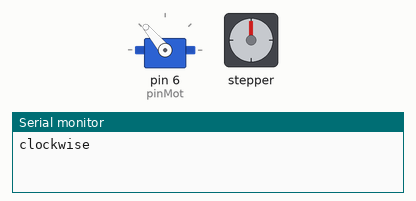
Simulated run of this sketch. Board: Arduino Uno, built with avr-gcc and run on an emulated ATmega328P. Parts: servo, stepper motor, the last lines printed to the serial monitor. Stepper angles assume 200 steps per turn.

Above: at 4.05 s.
At 4.35 s:
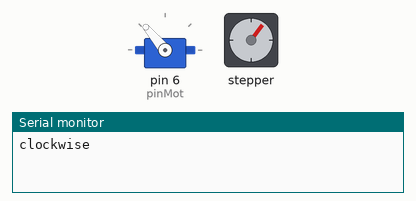
At 4.5 s:
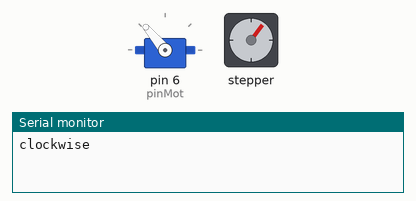
At 5.3 s:
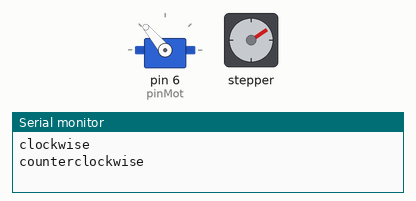
Timing chart, 0 to 7.0 s (numbered marks = the images above):
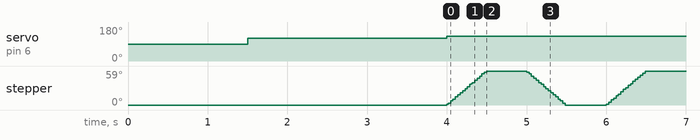

The sketch:

premier_test_sans_asservissement.ino
```cpp
/*
 Stepper Motor Control - one revolution

 This program drives a unipolar or bipolar stepper motor.
 The motor is attached to digital pins 8 - 11 of the Arduino.

 The motor should revolve one revolution in one direction, then
 one revolution in the other direction.


 Created 11 Mar. 2007
 Modified 30 Nov. 2009
 by Tom Igoe

 */
#include <Servo.h>
const int pinMot =6;
Servo moteur;
#include <Stepper.h>

const int stepsPerRevolution = 200;  // change this to fit the number of steps per revolution
// for your motor

// initialize the stepper library on pins 8 through 11:
Stepper myStepper(stepsPerRevolution, 8, 9, 10, 11);

void setup() {

  moteur.attach(pinMot,100,200);
  // set the speed at 60 rpm:
  myStepper.setSpeed(20);
  // initialize the serial port:
  Serial.begin(9600);
  //myStepper.step(stepsPerRevolution/2);
  delay(1500);

  moteur.write(120);
  delay(2500);
  moteur.write(130);


}

void loop() {
  // step one revolution  in one direction:
  Serial.println("clockwise");
  myStepper.step(stepsPerRevolution/6);
  delay(500);

  // step one revolution in the other direction:
  Serial.println("counterclockwise");
  myStepper.step(-stepsPerRevolution/6);
  delay(500);

}
```

Measured:
- by itself, stepper: turns 59° clockwise in 0.50 s, then 59° counter-clockwise in 0.49 s, repeating every 2.0 s
